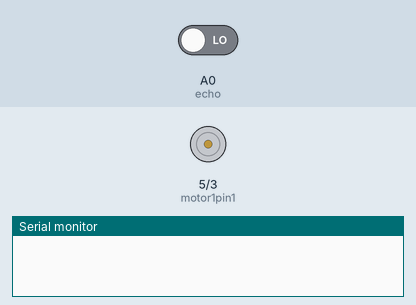
Recording of a sketch running on a simulated Arduino Uno, built with avr-gcc and run on an emulated ATmega328P. Shown: motor-driver pin pairs drawn as motors (green arrow = first pin HIGH = forward, orange = second pin HIGH = backward, longer = more drive), the last lines printed to the serial monitor. Inputs (shaded band) come from the test bench; at power-on: A0 (echo) LOW.

Above: at 0.1 s.
At 1.2 s:
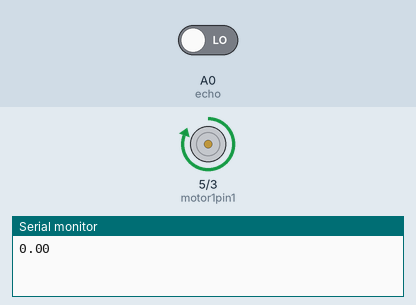
Timing chart, 0 to 2.7 s (numbered marks = the images above):
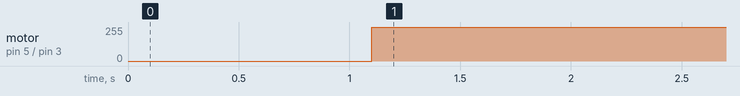

Measured:
- by itself, motor on pin 5 (motor1pin1) / pin 3 (motor1pin2): stopped → forward 255/255 at 1.1 s

The sketch:

sanitizer.ino
```cpp
int motor1pin1 = 5;
int motor1pin2 = 3;

int trig = A1;
int echo = A0;
float time_taken, distance;
void setup() {
  // put your setup code here, to run once:
  Serial.begin(9600);
  pinMode(trig,OUTPUT);
  pinMode(echo,INPUT);
  pinMode(motor1pin1, OUTPUT);
  pinMode(motor1pin2, OUTPUT);

}

void loop() {
  // put your main code here, to run repeatedly:
  digitalWrite(trig,HIGH);
  delay(100);
  digitalWrite(trig,LOW);
  time_taken = pulseIn(echo, HIGH);
  distance = 0.017 * time_taken;
  Serial.println(distance);
  if (distance < 10)
  {
    digitalWrite(motor1pin1, HIGH);
    digitalWrite(motor1pin2, LOW);
    delay(2500);
    // digitalWrite(motor1pin1, LOW);
    // digitalWrite(motor1pin2, LOW);
  }
  else
  {
    digitalWrite(motor1pin1, LOW);
    digitalWrite(motor1pin2, LOW);
    // delay(5000);
  }
}
```
